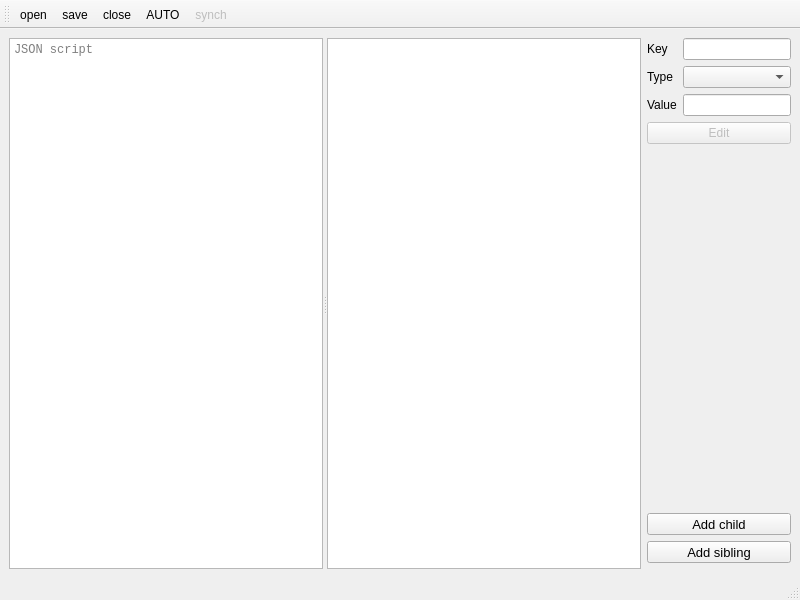
<?xml version="1.0" encoding="UTF-8"?>
<ui version="4.0">
 <class>JsonEditor</class>
 <widget class="QMainWindow" name="JsonEditor">
  <property name="geometry">
   <rect>
    <x>0</x>
    <y>0</y>
    <width>800</width>
    <height>600</height>
   </rect>
  </property>
  <property name="windowTitle">
   <string>MainWindow</string>
  </property>
  <widget class="QWidget" name="centralwidget">
   <layout class="QGridLayout" name="gridLayout_2" columnstretch="1,0">
    <item row="1" column="1">
     <widget class="QPushButton" name="btnEdit">
      <property name="enabled">
       <bool>false</bool>
      </property>
      <property name="text">
       <string>Edit</string>
      </property>
     </widget>
    </item>
    <item row="2" column="1">
     <spacer name="verticalSpacer">
      <property name="orientation">
       <enum>Qt::Vertical</enum>
      </property>
      <property name="sizeHint" stdset="0">
       <size>
        <width>20</width>
        <height>364</height>
       </size>
      </property>
     </spacer>
    </item>
    <item row="4" column="1">
     <widget class="QToolButton" name="btnAddSibling">
      <property name="sizePolicy">
       <sizepolicy hsizetype="Minimum" vsizetype="Fixed">
        <horstretch>0</horstretch>
        <verstretch>0</verstretch>
       </sizepolicy>
      </property>
      <property name="font">
       <font>
        <pointsize>10</pointsize>
       </font>
      </property>
      <property name="text">
       <string>Add sibling</string>
      </property>
     </widget>
    </item>
    <item row="3" column="1">
     <widget class="QToolButton" name="btnAddChild">
      <property name="sizePolicy">
       <sizepolicy hsizetype="Minimum" vsizetype="Fixed">
        <horstretch>0</horstretch>
        <verstretch>0</verstretch>
       </sizepolicy>
      </property>
      <property name="font">
       <font>
        <pointsize>10</pointsize>
       </font>
      </property>
      <property name="text">
       <string>Add child</string>
      </property>
     </widget>
    </item>
    <item row="0" column="1">
     <layout class="QGridLayout" name="gridLayout">
      <item row="0" column="0">
       <widget class="QLabel" name="lKey">
        <property name="text">
         <string>Key</string>
        </property>
        <property name="buddy">
         <cstring>leKey</cstring>
        </property>
       </widget>
      </item>
      <item row="0" column="1">
       <widget class="QLineEdit" name="leKey"/>
      </item>
      <item row="1" column="0">
       <widget class="QLabel" name="lType">
        <property name="text">
         <string>Type</string>
        </property>
        <property name="buddy">
         <cstring>cbType</cstring>
        </property>
       </widget>
      </item>
      <item row="1" column="1">
       <widget class="QComboBox" name="cbType"/>
      </item>
      <item row="2" column="0">
       <widget class="QLabel" name="lValue">
        <property name="text">
         <string>Value</string>
        </property>
        <property name="buddy">
         <cstring>leValue</cstring>
        </property>
       </widget>
      </item>
      <item row="2" column="1">
       <widget class="QLineEdit" name="leValue"/>
      </item>
     </layout>
    </item>
    <item row="0" column="0" rowspan="6">
     <widget class="QSplitter" name="splitter">
      <property name="orientation">
       <enum>Qt::Horizontal</enum>
      </property>
      <property name="handleWidth">
       <number>4</number>
      </property>
      <widget class="QPlainTextEdit" name="teScript">
       <property name="font">
        <font>
         <family>Consolas</family>
        </font>
       </property>
       <property name="lineWrapMode">
        <enum>QPlainTextEdit::NoWrap</enum>
       </property>
       <property name="placeholderText">
        <string>JSON script</string>
       </property>
      </widget>
      <widget class="QTreeView" name="treeView">
       <property name="font">
        <font>
         <family>Consolas</family>
        </font>
       </property>
      </widget>
     </widget>
    </item>
   </layout>
  </widget>
  <widget class="QMenuBar" name="menubar">
   <property name="geometry">
    <rect>
     <x>0</x>
     <y>0</y>
     <width>800</width>
     <height>20</height>
    </rect>
   </property>
  </widget>
  <widget class="QStatusBar" name="statusbar"/>
  <widget class="QToolBar" name="toolBar">
   <property name="windowTitle">
    <string>toolBar</string>
   </property>
   <attribute name="toolBarArea">
    <enum>TopToolBarArea</enum>
   </attribute>
   <attribute name="toolBarBreak">
    <bool>false</bool>
   </attribute>
   <addaction name="actOpen"/>
   <addaction name="actSave"/>
   <addaction name="actClose"/>
   <addaction name="actAuto"/>
   <addaction name="actSynch"/>
  </widget>
  <action name="actOpen">
   <property name="text">
    <string>open</string>
   </property>
   <property name="toolTip">
    <string>Ctrl+O</string>
   </property>
   <property name="shortcut">
    <string>Ctrl+O</string>
   </property>
  </action>
  <action name="actSave">
   <property name="text">
    <string>save</string>
   </property>
   <property name="toolTip">
    <string>Ctrl+S</string>
   </property>
   <property name="shortcut">
    <string>Ctrl+S</string>
   </property>
  </action>
  <action name="actClose">
   <property name="text">
    <string>close</string>
   </property>
   <property name="toolTip">
    <string>Ctrl+W</string>
   </property>
   <property name="shortcut">
    <string>Ctrl+W</string>
   </property>
  </action>
  <action name="actAuto">
   <property name="checkable">
    <bool>true</bool>
   </property>
   <property name="text">
    <string>AUTO</string>
   </property>
   <property name="toolTip">
    <string>Ctrl+M</string>
   </property>
   <property name="shortcut">
    <string>Ctrl+M</string>
   </property>
  </action>
  <action name="actSynch">
   <property name="enabled">
    <bool>false</bool>
   </property>
   <property name="text">
    <string>synch</string>
   </property>
   <property name="toolTip">
    <string>Ctrl+Enter</string>
   </property>
   <property name="shortcut">
    <string>Ctrl+Return, Ctrl+Enter</string>
   </property>
  </action>
  <action name="actAddChild">
   <property name="text">
    <string>Add child</string>
   </property>
   <property name="toolTip">
    <string>Alt+C</string>
   </property>
   <property name="shortcut">
    <string>Alt+C</string>
   </property>
  </action>
  <action name="actAddSibling">
   <property name="text">
    <string>Add sibling</string>
   </property>
   <property name="toolTip">
    <string>Alt+S</string>
   </property>
   <property name="shortcut">
    <string>Alt+S</string>
   </property>
  </action>
 </widget>
 <resources/>
 <connections/>
</ui>
